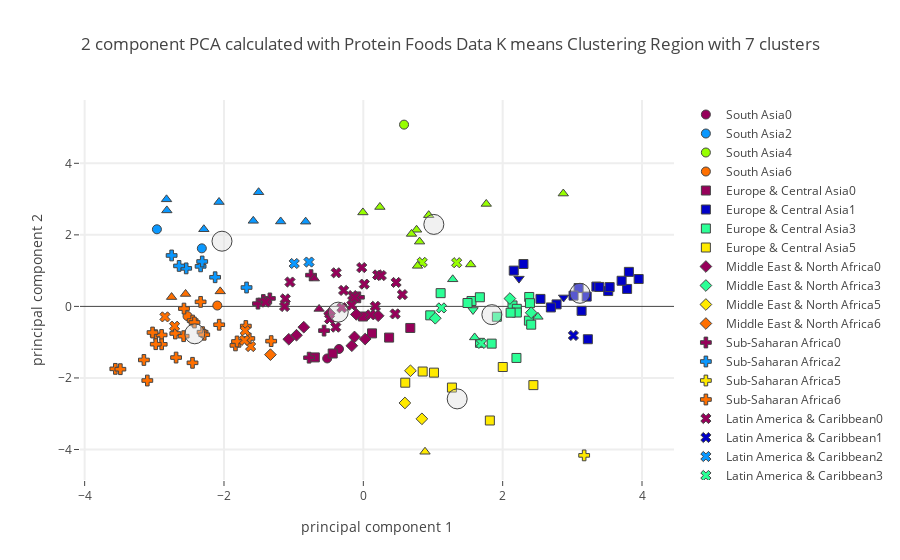

The notebook cell this image was saved under:
### Code cell
# Plot using plotly on Region level.

plot_plotly(protein_group_merged_df,"Region",region_centers,7,"Protein Foods",'')

### Figure 1 — Plotly figure (JSON) as saved in the notebook; plotly's stock layout.template omitted (floating-point values rounded to 4 significant figures)
{"data": [{"marker": {"color": "rgb(150,0,90)", "line": {"width": 1}, "size": 9, "symbol": 0}, "mode": "markers", "name": "South Asia0", "text": ["Afghanistan", "Pakistan"], "type": "scatter", "uid": "36c89c9b-eaa7-48cb-8caf-39b462e82de1", "x": [-0.5187, -0.3491], "y": [-1.455, -1.19]}, {"marker": {"color": "rgb(0,0,200)", "line": {"width": 1}, "size": 9, "symbol": 0}, "mode": "markers", "name": "South Asia1", "text": [], "type": "scatter", "uid": "42c6d2e5-401d-4945-8dc3-80bc7ea38137", "x": [], "y": []}, {"marker": {"color": "rgb(10,152,255)", "line": {"width": 1}, "size": 9, "symbol": 0}, "mode": "markers", "name": "South Asia2", "text": ["Bangladesh", "Sri Lanka"], "type": "scatter", "uid": "7283239e-3333-4290-a39a-5e192636f4fc", "x": [-2.963, -2.318], "y": [2.156, 1.623]}, {"marker": {"color": "rgb(44,255,150)", "line": {"width": 1}, "size": 9, "symbol": 0}, "mode": "markers", "name": "South Asia3", "text": [], "type": "scatter", "uid": "627a7b14-9db3-4c09-bf53-b4906e4ded01", "x": [], "y": []}, {"marker": {"color": "rgb(151,255,0)", "line": {"width": 1}, "size": 9, "symbol": 0}, "mode": "markers", "name": "South Asia4", "text": ["Maldives"], "type": "scatter", "uid": "a6b19134-549a-4668-9980-7ba081cd3707", "x": [0.5844], "y": [5.082]}, {"marker": {"color": "rgb(255,234,0)", "line": {"width": 1}, "size": 9, "symbol": 0}, "mode": "markers", "name": "South Asia5", "text": [], "type": "scatter", "uid": "b6362841-0e14-4fcb-97b5-dcf35c81b331", "x": [], "y": []}, {"marker": {"color": "rgb(255,111,0)", "line": {"width": 1}, "size": 9, "symbol": 0}, "mode": "markers", "name": "South Asia6", "text": ["India", "Nepal"], "type": "scatter", "uid": "6d7ad1f4-9533-4555-b3d0-d453a885a3ea", "x": [-2.096, -2.523], "y": [0.02439, -0.2714]}, {"marker": {"color": "rgb(150,0,90)", "line": {"width": 1}, "size": 9, "symbol": 1}, "mode": "markers", "name": "Europe & Central Asia0", "text": ["Bosnia and Herzegovina", "Georgia", "Republic of Moldova", "Serbia", "Tajikistan", "North Macedonia"], "type": "scatter", "uid": "71e5a1f0-8af6-439a-8777-9628deb28636", "x": [-0.4398, 0.3701, -0.005578, 0.6741, -0.6961, 0.1249], "y": [-1.316, -0.8717, -0.2823, -0.6027, -1.426, -0.7541]}, {"marker": {"color": "rgb(0,0,200)", "line": {"width": 1}, "size": 9, "symbol": 1}, "mode": "markers", "name": "Europe & Central Asia1", "text": ["Austria", "Belarus", "Denmark", "Estonia", "Finland", "France", "Germany", "Iceland", "Latvia", "Lithuania", "Luxembourg", "Netherlands", "Norway", "Poland", "Portugal", "Russian Federation", "Spain", "Sweden"], "type": "scatter", "uid": "71dbf9de-6a0f-4f14-9cfd-69fc343526a6", "x": [3.345, 3.952, 3.387, 3.223, 3.786, 2.774, 3.09, 3.017, 3.133, 3.812, 3.206, 3.515, 2.543, 3.707, 2.159, 2.692, 2.298, 3.536], "y": [0.554, 0.7652, 0.5441, -0.9178, 0.4882, 0.05658, 0.5125, 0.3014, -0.1242, 0.9653, 0.2745, 0.4291, 0.2094, 0.7168, 1.001, -0.02923, 1.185, 0.5399]}, {"marker": {"color": "rgb(10,152,255)", "line": {"width": 1}, "size": 9, "symbol": 1}, "mode": "markers", "name": "Europe & Central Asia2", "text": [], "type": "scatter", "uid": "c7caf461-bbb9-4f41-860b-3afb35fc4fa7", "x": [], "y": []}, {"marker": {"color": "rgb(44,255,150)", "line": {"width": 1}, "size": 9, "symbol": 1}, "mode": "markers", "name": "Europe & Central Asia3", "text": ["Armenia", "Belgium", "Bulgaria", "Croatia", "Cyprus", "Czechia", "Greece", "Hungary", "Ireland", "Italy", "Montenegro", "Romania", "Slovakia", "Slovenia", "Switzerland", "Ukraine", "United Kingdom"], "type": "scatter", "uid": "68e933d7-051c-48b6-92d6-70f7b5413483", "x": [1.674, 2.141, 0.9604, 1.553, 1.11, 2.381, 2.198, 1.673, 2.377, 2.392, 2.41, 1.842, 1.495, 1.917, 2.203, 2.203, 2.114], "y": [-1.018, 0.027, -0.2496, 0.1516, 0.3705, 0.2632, -1.441, 0.2556, -0.3982, 0.09001, -0.5105, -1.041, 0.09486, -0.2896, -0.0672, -0.1715, -0.1765]}, {"marker": {"color": "rgb(151,255,0)", "line": {"width": 1}, "size": 9, "symbol": 1}, "mode": "markers", "name": "Europe & Central Asia4", "text": [], "type": "scatter", "uid": "e3fccd29-8ed2-486d-9fdf-1b14cfac93f9", "x": [], "y": []}, {"marker": {"color": "rgb(255,234,0)", "line": {"width": 1}, "size": 9, "symbol": 1}, "mode": "markers", "name": "Europe & Central Asia5", "text": ["Albania", "Azerbaijan", "Kazakhstan", "Kyrgyzstan", "Turkey", "Turkmenistan", "Uzbekistan"], "type": "scatter", "uid": "f018aa23-202e-4fe7-a428-b748fe520631", "x": [2.441, 1.272, 2.001, 0.6016, 0.8515, 1.816, 1.014], "y": [-2.2, -2.269, -1.694, -2.133, -1.821, -3.189, -1.852]}, {"marker": {"color": "rgb(255,111,0)", "line": {"width": 1}, "size": 9, "symbol": 1}, "mode": "markers", "name": "Europe & Central Asia6", "text": [], "type": "scatter", "uid": "45642ac9-d63a-4a9f-847b-96b334f84fb7", "x": [], "y": []}, {"marker": {"color": "rgb(150,0,90)", "line": {"width": 1}, "size": 9, "symbol": 2}, "mode": "markers", "name": "Middle East & North Africa0", "text": ["Egypt", "Iran (Islamic Republic of)", "Iraq", "Jordan", "Lebanon", "Oman", "Saudi Arabia", "United Arab Emirates", "Yemen"], "type": "scatter", "uid": "3f9f77fc-8118-417e-9fb1-f6f97ab69ab1", "x": [-0.9592, -0.1651, -0.4844, 0.0263, -0.1268, 0.2132, -0.1002, -0.8549, -1.07], "y": [-0.8056, -1.099, -0.1994, -0.9124, -0.8537, -0.2613, -0.2242, -0.5811, -0.9182]}, {"marker": {"color": "rgb(0,0,200)", "line": {"width": 1}, "size": 9, "symbol": 2}, "mode": "markers", "name": "Middle East & North Africa1", "text": [], "type": "scatter", "uid": "ffb4adee-fcc1-4302-b521-759dda94585a", "x": [], "y": []}, {"marker": {"color": "rgb(10,152,255)", "line": {"width": 1}, "size": 9, "symbol": 2}, "mode": "markers", "name": "Middle East & North Africa2", "text": [], "type": "scatter", "uid": "2ba45827-aa27-4077-83ae-aabc9bc687e9", "x": [], "y": []}, {"marker": {"color": "rgb(44,255,150)", "line": {"width": 1}, "size": 9, "symbol": 2}, "mode": "markers", "name": "Middle East & North Africa3", "text": ["Israel", "Kuwait", "Malta"], "type": "scatter", "uid": "92984dcd-26f8-4574-9ca2-689adce0b270", "x": [2.409, 1.033, 2.104], "y": [-0.1767, -0.3314, 0.2191]}, {"marker": {"color": "rgb(151,255,0)", "line": {"width": 1}, "size": 9, "symbol": 2}, "mode": "markers", "name": "Middle East & North Africa4", "text": [], "type": "scatter", "uid": "28df24a7-10b4-4eba-8065-bf9957d1985e", "x": [], "y": []}, {"marker": {"color": "rgb(255,234,0)", "line": {"width": 1}, "size": 9, "symbol": 2}, "mode": "markers", "name": "Middle East & North Africa5", "text": ["Algeria", "Morocco", "Tunisia"], "type": "scatter", "uid": "39de6a15-b07c-43a4-8c07-fc049a32b329", "x": [0.5966, 0.8407, 0.6763], "y": [-2.699, -3.143, -1.799]}, {"marker": {"color": "rgb(255,111,0)", "line": {"width": 1}, "size": 9, "symbol": 2}, "mode": "markers", "name": "Middle East & North Africa6", "text": ["Djibouti"], "type": "scatter", "uid": "efadd80b-0ea1-437e-9051-bd8787be3b8e", "x": [-1.333], "y": [-1.349]}, {"marker": {"color": "rgb(150,0,90)", "line": {"width": 1}, "size": 9, "symbol": 3}, "mode": "markers", "name": "Sub-Saharan Africa0", "text": ["Cabo Verde", "Congo (note no data in Food suppley tables for DRC)", "Gabon", "Mauritania", "Mauritius", "Sao Tome and Principe", "South Africa"], "type": "scatter", "uid": "59dedbe4-4083-40b9-8645-244423162cf4", "x": [-1.512, -1.436, -0.7501, -0.779, -0.06329, -1.341, -0.5635], "y": [0.0766, 0.1791, 0.8739, -1.433, 0.2543, 0.2232, -0.6771]}, {"marker": {"color": "rgb(0,0,200)", "line": {"width": 1}, "size": 9, "symbol": 3}, "mode": "markers", "name": "Sub-Saharan Africa1", "text": [], "type": "scatter", "uid": "c075a482-e8cb-4cfd-af3a-19dacfcd62c2", "x": [], "y": []}, {"marker": {"color": "rgb(10,152,255)", "line": {"width": 1}, "size": 9, "symbol": 3}, "mode": "markers", "name": "Sub-Saharan Africa2", "text": ["Gambia", "Guinea", "Guinea-Bissau", "Liberia", "Madagascar", "Senegal", "Sierra Leone"], "type": "scatter", "uid": "2e345bc6-6001-48c1-84a7-c2b5700fafa7", "x": [-1.676, -2.543, -2.336, -2.313, -2.645, -2.127, -2.752], "y": [0.5279, 1.063, 1.119, 1.255, 1.132, 0.8148, 1.424]}, {"marker": {"color": "rgb(44,255,150)", "line": {"width": 1}, "size": 9, "symbol": 3}, "mode": "markers", "name": "Sub-Saharan Africa3", "text": [], "type": "scatter", "uid": "a24cef36-f709-454c-b32e-acd86c16ea55", "x": [], "y": []}, {"marker": {"color": "rgb(151,255,0)", "line": {"width": 1}, "size": 9, "symbol": 3}, "mode": "markers", "name": "Sub-Saharan Africa4", "text": [], "type": "scatter", "uid": "61461332-6f68-451d-bb4e-f8440cc72b51", "x": [], "y": []}, {"marker": {"color": "rgb(255,234,0)", "line": {"width": 1}, "size": 9, "symbol": 3}, "mode": "markers", "name": "Sub-Saharan Africa5", "text": ["Sudan"], "type": "scatter", "uid": "9250d607-6a20-4a74-b582-f5350c98481a", "x": [3.17], "y": [-4.165]}, {"marker": {"color": "rgb(255,111,0)", "line": {"width": 1}, "size": 9, "symbol": 3}, "mode": "markers", "name": "Sub-Saharan Africa6", "text": ["Angola", "Benin", "Botswana", "Burkina Faso", "Cameroon", "Central African Republic", "Chad", "CÃƒÂ´te d'Ivoire", "Ethiopia", "Ghana", "Kenya", "Lesotho", "Malawi", "Mali", "Mozambique", "Namibia", "Niger", "Nigeria", "Rwanda", "Eswatini", "Togo", "Uganda", "United Republic of Tanzania", "Zambia", "Zimbabwe"], "type": "scatter", "uid": "3c59f825-c509-4897-b5d0-db3c42b27618", "x": [-1.687, -2.574, -1.323, -2.699, -2.979, -1.835, -2.069, -2.336, -2.688, -2.45, -2.452, -3.101, -3.56, -2.307, -2.895, -1.637, -3.15, -2.424, -3.487, -1.813, -3.025, -2.894, -2.979, -2.579, -2.284], "y": [-0.5484, -0.06102, -0.9707, -0.7571, -0.8051, -1.09, -0.5123, 0.1268, -1.43, -0.3964, -1.577, -2.072, -1.746, -0.72, -0.7983, -0.8966, -1.497, -0.4495, -1.755, -0.9804, -0.7302, -1.059, -1.056, -0.8321, -0.7922]}, {"marker": {"color": "rgb(150,0,90)", "line": {"width": 1}, "size": 9, "symbol": 4}, "mode": "markers", "name": "Latin America & Caribbean0", "text": ["Barbados", "Belize", "Bolivia (Plurinational State of)", "Brazil", "Colombia", "Costa Rica", "Cuba", "Dominica", "Dominican Republic", "Ecuador", "Grenada", "Jamaica", "Mexico", "Panama", "Paraguay", "Peru", "Saint Kitts and Nevis", "Saint Lucia", "Saint Vincent and the Grenadines", "Trinidad and Tobago", "Venezuela (Bolivarian Republic of)"], "type": "scatter", "uid": "328f9848-b0b8-4302-ae69-b0a5d73207e5", "x": [0.5605, -1.12, -0.4843, 0.4567, -0.3074, -0.1526, -1.402, 0.1727, -1.052, 0.01381, 0.2056, -0.2827, -0.3953, -0.3891, 0.1062, -1.13, -0.02307, 0.4704, 0.258, -0.1237, -0.165], "y": [0.3292, 0.2099, -0.3477, -0.2102, -0.03675, 0.3033, 0.118, 0.002044, 0.6811, 0.6222, 0.8799, 0.4469, -0.5807, 0.9398, -0.2359, -0.003202, 1.085, 0.6694, 0.8627, 0.245, 0.03305]}, {"marker": {"color": "rgb(0,0,200)", "line": {"width": 1}, "size": 9, "symbol": 4}, "mode": "markers", "name": "Latin America & Caribbean1", "text": ["Argentina"], "type": "scatter", "uid": "ca7ee028-371a-478f-9486-fe32ff3e6a4f", "x": [3.015], "y": [-0.8129]}, {"marker": {"color": "rgb(10,152,255)", "line": {"width": 1}, "size": 9, "symbol": 4}, "mode": "markers", "name": "Latin America & Caribbean2", "text": ["Guyana", "Suriname"], "type": "scatter", "uid": "f72a4d54-903f-47af-b6c2-984a1144fe14", "x": [-0.992, -0.7798], "y": [1.2, 1.24]}, {"marker": {"color": "rgb(44,255,150)", "line": {"width": 1}, "size": 9, "symbol": 4}, "mode": "markers", "name": "Latin America & Caribbean3", "text": ["Chile", "Uruguay"], "type": "scatter", "uid": "2466661a-d7ab-44fc-a407-b9db0dc268d4", "x": [1.12, 1.695], "y": [-0.04205, -1.035]}, {"marker": {"color": "rgb(151,255,0)", "line": {"width": 1}, "size": 9, "symbol": 4}, "mode": "markers", "name": "Latin America & Caribbean4", "text": ["Antigua and Barbuda", "Bahamas"], "type": "scatter", "uid": "ed132a4d-5226-4388-b8f6-dcc2678e8ee2", "x": [0.8453, 1.34], "y": [1.231, 1.221]}, {"marker": {"color": "rgb(255,234,0)", "line": {"width": 1}, "size": 9, "symbol": 4}, "mode": "markers", "name": "Latin America & Caribbean5", "text": [], "type": "scatter", "uid": "a6b74889-a0e2-40a3-9ddd-ffa720c07f37", "x": [], "y": []}, {"marker": {"color": "rgb(255,111,0)", "line": {"width": 1}, "size": 9, "symbol": 4}, "mode": "markers", "name": "Latin America & Caribbean6", "text": ["El Salvador", "Guatemala", "Haiti", "Honduras", "Nicaragua"], "type": "scatter", "uid": "a9b518fe-2ef4-412c-abac-e899b83db361", "x": [-1.617, -1.706, -2.847, -1.696, -2.709], "y": [-1.122, -0.949, -0.2932, -0.6803, -0.5538]}, {"marker": {"color": "rgb(150,0,90)", "line": {"width": 1}, "size": 9, "symbol": 5}, "mode": "markers", "name": "East Asia & Pacific0", "text": ["Fiji", "Vanuatu"], "type": "scatter", "uid": "e477dd91-4394-411f-904c-08f4c3e55fd7", "x": [-0.6347, -0.7034], "y": [-0.07026, 0.7783]}, {"marker": {"color": "rgb(0,0,200)", "line": {"width": 1}, "size": 9, "symbol": 5}, "mode": "markers", "name": "East Asia & Pacific1", "text": [], "type": "scatter", "uid": "c3e5af47-fe31-4334-bb24-5c24d6772051", "x": [], "y": []}, {"marker": {"color": "rgb(10,152,255)", "line": {"width": 1}, "size": 9, "symbol": 5}, "mode": "markers", "name": "East Asia & Pacific2", "text": ["Cambodia", "Indonesia", "Kiribati", "Lao People's Democratic Republic", "Myanmar", "Philippines", "Thailand", "Viet Nam"], "type": "scatter", "uid": "ba3ad11a-ba88-4361-9711-4dec68525f07", "x": [-2.825, -2.289, -0.8278, -2.82, -2.071, -1.58, -1.186, -1.503], "y": [2.993, 2.157, 2.369, 2.683, 2.918, 2.392, 2.374, 3.192]}, {"marker": {"color": "rgb(44,255,150)", "line": {"width": 1}, "size": 9, "symbol": 5}, "mode": "markers", "name": "East Asia & Pacific3", "text": ["Australia", "New Caledonia", "New Zealand"], "type": "scatter", "uid": "cc39473a-7d73-457b-b140-48a041051bd1", "x": [2.506, 1.283, 1.598], "y": [-0.2917, 0.7575, -0.8674]}, {"marker": {"color": "rgb(151,255,0)", "line": {"width": 1}, "size": 9, "symbol": 5}, "mode": "markers", "name": "East Asia & Pacific4", "text": ["Brunei Darussalam", "China, Hong Kong SAR", "China, Macao SAR", "China, mainland", "China, Taiwan Province of", "French Polynesia", "Japan", "Malaysia", "Republic of Korea", "Samoa"], "type": "scatter", "uid": "c0653624-db55-4fbc-aeed-0e402cc34e6d", "x": [0.7641, 2.87, 1.765, 0.8072, 0.6916, 1.541, 0.9381, -0.006129, 0.2378, 0.778], "y": [2.142, 3.155, 2.865, 1.811, 2.027, 1.173, 2.551, 2.627, 2.779, 1.134]}, {"marker": {"color": "rgb(255,234,0)", "line": {"width": 1}, "size": 9, "symbol": 5}, "mode": "markers", "name": "East Asia & Pacific5", "text": ["Mongolia"], "type": "scatter", "uid": "6a65fd68-b98a-4117-83c0-7c24cbbd5eae", "x": [0.8852], "y": [-4.063]}, {"marker": {"color": "rgb(255,111,0)", "line": {"width": 1}, "size": 9, "symbol": 5}, "mode": "markers", "name": "East Asia & Pacific6", "text": ["Democratic People's Republic of Korea", "Solomon Islands", "Timor-Leste"], "type": "scatter", "uid": "be9f2a12-df08-469e-a7eb-41624ea910a1", "x": [-2.551, -2.054, -2.752], "y": [0.3475, 0.4198, 0.2607]}, {"marker": {"color": "rgb(150,0,90)", "line": {"width": 1}, "size": 9, "symbol": 6}, "mode": "markers", "name": "North America0", "text": [], "type": "scatter", "uid": "0d92b234-3273-4b36-b5d3-0db60fac1521", "x": [], "y": []}, {"marker": {"color": "rgb(0,0,200)", "line": {"width": 1}, "size": 9, "symbol": 6}, "mode": "markers", "name": "North America1", "text": ["Bermuda", "United States of America"], "type": "scatter", "uid": "577349db-6185-4dca-af2e-017bf26ed566", "x": [2.234, 2.875], "y": [0.7769, 0.2513]}, {"marker": {"color": "rgb(10,152,255)", "line": {"width": 1}, "size": 9, "symbol": 6}, "mode": "markers", "name": "North America2", "text": [], "type": "scatter", "uid": "bcac09c9-7175-4789-8eef-7f3a5824577d", "x": [], "y": []}, {"marker": {"color": "rgb(44,255,150)", "line": {"width": 1}, "size": 9, "symbol": 6}, "mode": "markers", "name": "North America3", "text": ["Canada"], "type": "scatter", "uid": "b29566ff-623d-47d1-b7a4-afd35efe847a", "x": [1.574], "y": [-0.1001]}, {"marker": {"color": "rgb(151,255,0)", "line": {"width": 1}, "size": 9, "symbol": 6}, "mode": "markers", "name": "North America4", "text": [], "type": "scatter", "uid": "c2c953c2-50cd-4cb8-a5f8-d0220e932d3f", "x": [], "y": []}, {"marker": {"color": "rgb(255,234,0)", "line": {"width": 1}, "size": 9, "symbol": 6}, "mode": "markers", "name": "North America5", "text": [], "type": "scatter", "uid": "8851e8e4-f764-4d6b-91f8-b56ce558eb27", "x": [], "y": []}, {"marker": {"color": "rgb(255,111,0)", "line": {"width": 1}, "size": 9, "symbol": 6}, "mode": "markers", "name": "North America6", "text": [], "type": "scatter", "uid": "6047e342-0a14-4e78-8f84-a2a06b05a126", "x": [], "y": []}, {"marker": {"color": "rgba(220, 220, 220, .4)", "line": {"width": 1}, "size": 20}, "mode": "markers", "name": "Center", "type": "scatter", "uid": "2e5932f0-d450-4ab4-9f95-0972ba9b9251", "x": [-0.3602, 3.109, -2.029, 1.845, 1.012, 1.347, -2.42], "y": [-0.1603, 0.366, 1.823, -0.2299, 2.292, -2.586, -0.7659]}], "layout": {"hovermode": "closest", "showlegend": true, "title": {"text": "2 component PCA calculated with Protein Foods Data K means Clustering Region with 7 clusters"}, "xaxis": {"gridwidth": 2, "ticklen": 5, "title": {"text": "principal component 1"}, "zeroline": false}, "yaxis": {"gridwidth": 2, "ticklen": 5, "title": {"text": "principal component 2"}}}}
